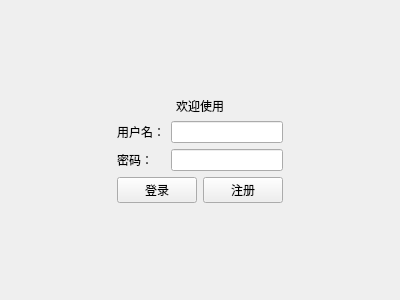
<?xml version="1.0" encoding="UTF-8"?>
<ui version="4.0">
 <class>LoginView</class>
 <widget class="QWidget" name="LoginView">
  <property name="geometry">
   <rect>
    <x>0</x>
    <y>0</y>
    <width>400</width>
    <height>300</height>
   </rect>
  </property>
  <property name="windowTitle">
   <string>登录</string>
  </property>
  <layout class="QGridLayout" name="gridLayout_3">
   <item row="0" column="1">
    <spacer name="verticalSpacer_2">
     <property name="orientation">
      <enum>Qt::Orientation::Vertical</enum>
     </property>
     <property name="sizeHint" stdset="0">
      <size>
       <width>20</width>
       <height>80</height>
      </size>
     </property>
    </spacer>
   </item>
   <item row="1" column="0">
    <spacer name="horizontalSpacer">
     <property name="orientation">
      <enum>Qt::Orientation::Horizontal</enum>
     </property>
     <property name="sizeHint" stdset="0">
      <size>
       <width>88</width>
       <height>20</height>
      </size>
     </property>
    </spacer>
   </item>
   <item row="1" column="1">
    <layout class="QGridLayout" name="gridLayout_2">
     <item row="0" column="0">
      <widget class="QLabel" name="Title">
       <property name="text">
        <string>欢迎使用</string>
       </property>
       <property name="alignment">
        <set>Qt::AlignmentFlag::AlignCenter</set>
       </property>
      </widget>
     </item>
     <item row="1" column="0">
      <layout class="QGridLayout" name="gridLayout">
       <item row="0" column="0">
        <widget class="QLabel" name="label">
         <property name="text">
          <string>用户名：</string>
         </property>
        </widget>
       </item>
       <item row="0" column="1">
        <widget class="QLineEdit" name="inputName"/>
       </item>
       <item row="2" column="0" colspan="2">
        <layout class="QHBoxLayout" name="horizontalLayout">
         <item>
          <widget class="QPushButton" name="Bt_login">
           <property name="text">
            <string>登录</string>
           </property>
          </widget>
         </item>
         <item>
          <widget class="QPushButton" name="Bt_register">
           <property name="text">
            <string>注册</string>
           </property>
          </widget>
         </item>
        </layout>
       </item>
       <item row="1" column="1">
        <widget class="QLineEdit" name="inputPwd">
         <property name="echoMode">
          <enum>QLineEdit::EchoMode::Password</enum>
         </property>
        </widget>
       </item>
       <item row="1" column="0">
        <widget class="QLabel" name="label_2">
         <property name="text">
          <string>密码：</string>
         </property>
        </widget>
       </item>
      </layout>
     </item>
    </layout>
   </item>
   <item row="1" column="2">
    <spacer name="horizontalSpacer_2">
     <property name="orientation">
      <enum>Qt::Orientation::Horizontal</enum>
     </property>
     <property name="sizeHint" stdset="0">
      <size>
       <width>87</width>
       <height>20</height>
      </size>
     </property>
    </spacer>
   </item>
   <item row="2" column="1">
    <spacer name="verticalSpacer">
     <property name="orientation">
      <enum>Qt::Orientation::Vertical</enum>
     </property>
     <property name="sizeHint" stdset="0">
      <size>
       <width>20</width>
       <height>80</height>
      </size>
     </property>
    </spacer>
   </item>
  </layout>
 </widget>
 <resources/>
 <connections/>
</ui>
